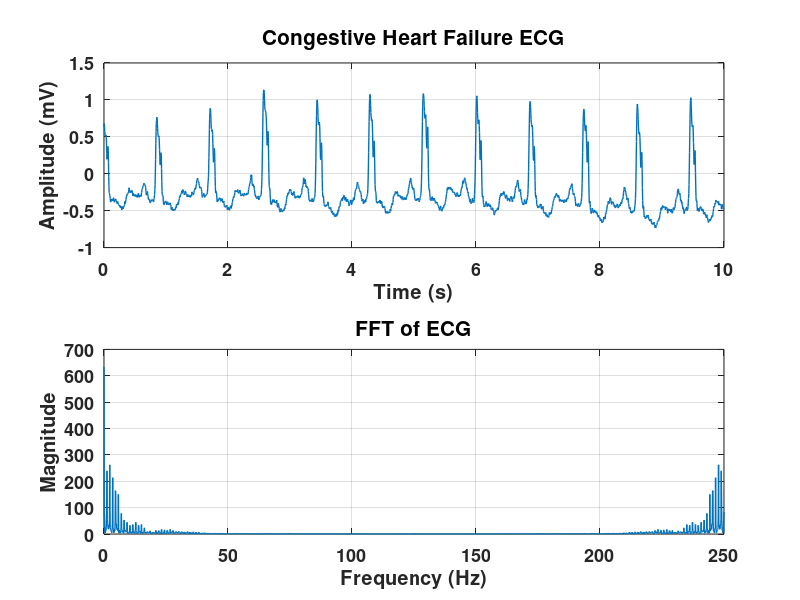
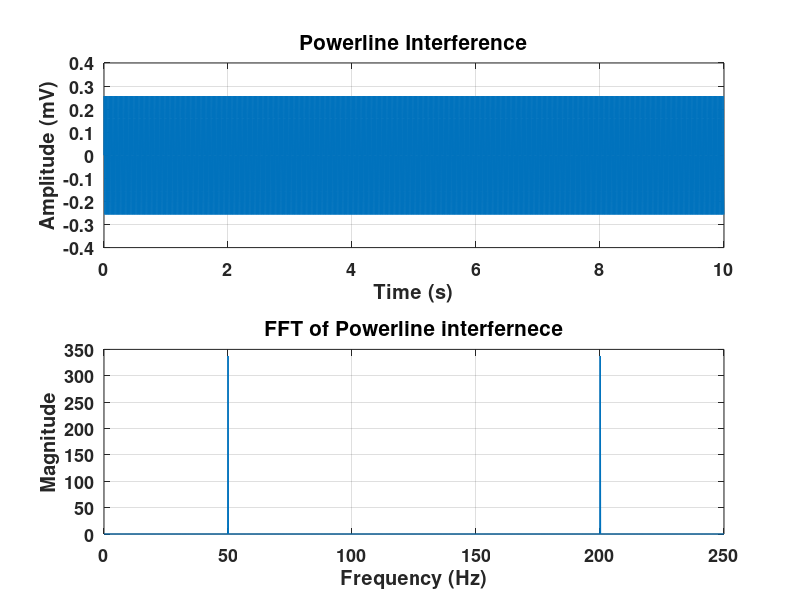
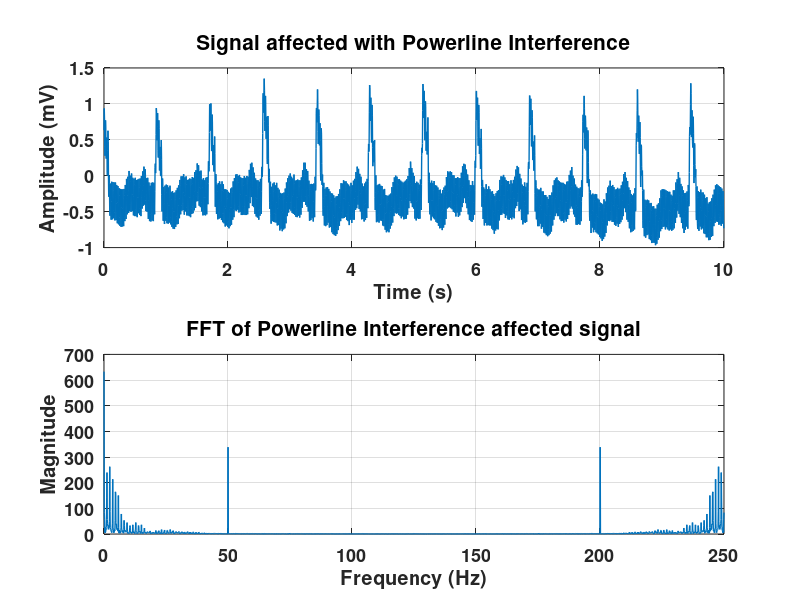

Source code (MATLAB) for these figures, in order: (Note: this script raises an error after producing the figures.)
clc;
close all; 
clear;

fs = 250;
t=0:(1/fs):10-(1/fs);
f = linspace(0, fs, 2500);
load('chf01m');

figure(1);

subplot(2, 1, 1);
x = val(:,:);
x = x/200;
plot(t, x, 'linewidth', 1);
set(gca, 'fontsize', 13, 'fontweight', 'bold');
title('Congestive Heart Failure ECG', 'fontsize', 15);
xlabel('Time (s)');
ylabel('Amplitude (mV)');
grid on;

subplot(2, 1, 2);
fftx = abs(fft(x));
plot(f, fftx, 'linewidth', 1);
set(gca, 'fontsize', 13, 'fontweight', 'bold');
title('FFT of ECG', 'fontsize', 15);
xlabel('Frequency (Hz)');
ylabel('Magnitude');
grid on;

figure(2);

subplot(2, 1, 1);
noise_powerline = 0.27*sin(2*pi*50*t);
plot(t, noise_powerline, 'linewidth', 1);
set(gca, 'fontsize', 13, 'fontweight', 'bold');
title('Powerline Interference', 'fontsize', 15);
xlabel('Time (s)');
ylabel('Amplitude (mV)');
grid on;

subplot(2, 1, 2);
plot(f, abs(fft(noise_powerline)), 'linewidth', 1);
set(gca, 'fontsize', 13, 'fontweight', 'bold');
title('FFT of Powerline interfernece', 'fontsize', 15);
xlabel('Frequency (Hz)');
ylabel('Magnitude');
grid on;

figure(3);

subplot(2, 1, 1);
noisy_signal = x + noise_powerline;
plot(t, noisy_signal, 'linewidth', 1);
set(gca, 'fontsize', 13, 'fontweight', 'bold');
title('Signal affected with Powerline Interference', 'fontsize', 15);
xlabel('Time (s)');
ylabel('Amplitude (mV)');
grid on;

subplot(2, 1, 2);
plot(f, abs(fft(noisy_signal)), 'linewidth', 1);
set(gca, 'fontsize', 13, 'fontweight', 'bold');
title('FFT of Powerline Interference affected signal', 'fontsize', 15);
xlabel('Frequency (Hz)');
ylabel('Magnitude');
grid on;

figure(4);
x_powerline_filtered = filter(cheby1_lpf, noisy_signal);

subplot(2, 1, 1);
plot(t, x_powerline_filtered, 'linewidth', 1);
set(gca, 'fontsize', 13, 'fontweight', 'bold');
title('Powerline Interference Filtered Signal', 'fontsize', 15);
xlabel('Time (s)');
ylabel('Amplitude (mV)');
grid on;

subplot(2, 1, 2);
plot(f, abs(fft(x_powerline_filtered)), 'linewidth', 1);
set(gca, 'fontsize', 13, 'fontweight', 'bold');
title('FFT of Powerline Interference Filtered signal', 'fontsize', 15);
xlabel('Frequency (Hz)');
ylabel('Magnitude');
grid on;

figure(5);
x_baseline_filtered = filter(cheby1_hpf, x_powerline_filtered);

subplot(2, 1, 1);
plot(t, x_baseline_filtered, 'linewidth', 1);
set(gca, 'fontsize', 13, 'fontweight', 'bold');
title('Baseline Wander Filtered Signal', 'fontsize', 15);
xlabel('Time (s)');
ylabel('Amplitude (mV)');
grid on;

subplot(2, 1, 2);
plot(f, abs(fft(x_baseline_filtered)), 'linewidth', 1);
set(gca, 'fontsize', 13, 'fontweight', 'bold');
title('FFT of Baseline Wander Filtered signal', 'fontsize', 15);
xlabel('Frequency (Hz)');
ylabel('Magnitude');
grid on;